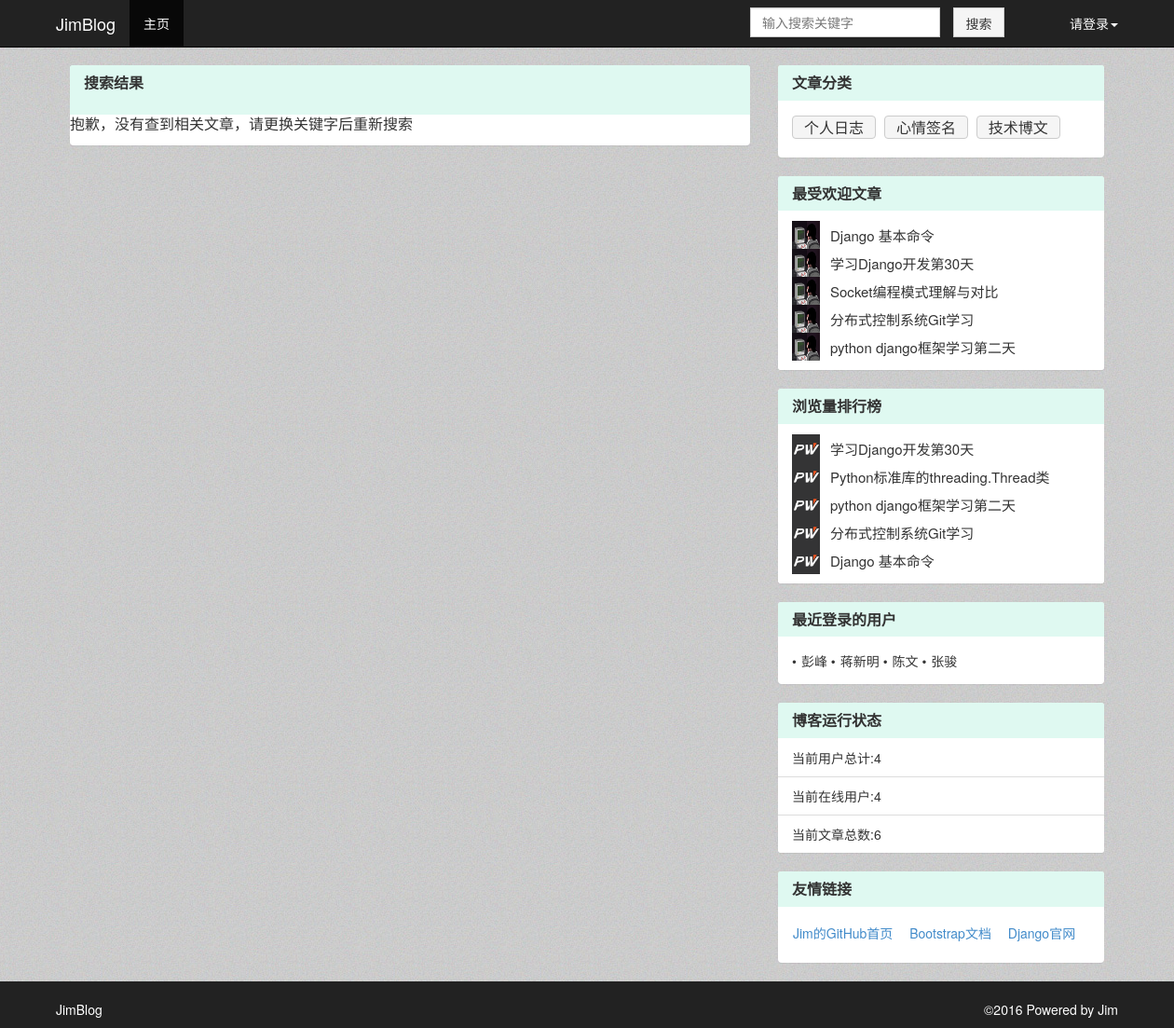
/article_search/, run on an earlier commit of the app's database.
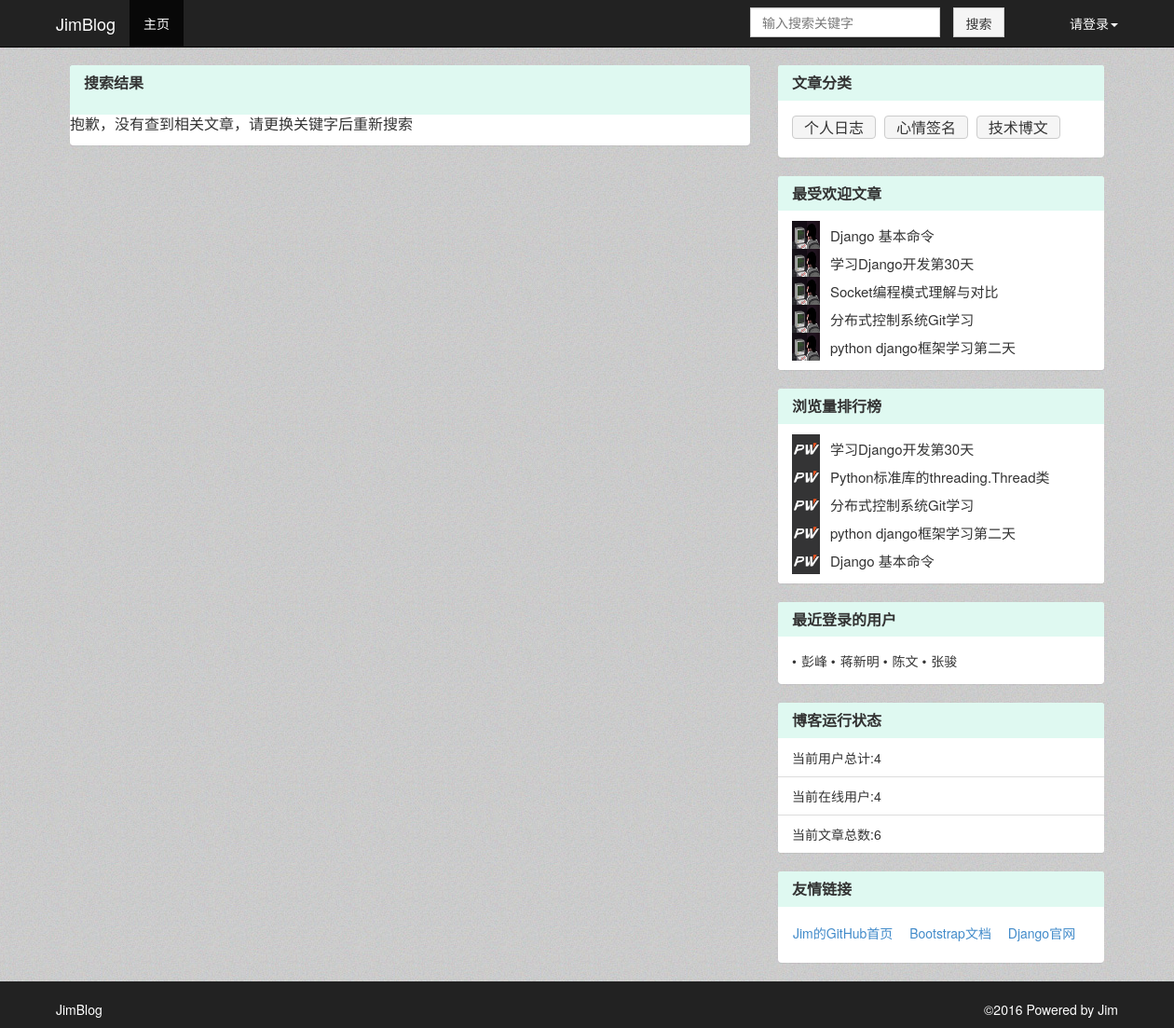
And on a later commit of the database.
### BlogDemo/models.py (models this page shows, shortened)
class Category(models.Model):
	name = models.CharField(u'类名',max_length=20)
	create_time = models.DateTimeField(u'创建时间',auto_now_add=True)
	last_modified_time = models.DateTimeField(u'最后修改时间',auto_now = True)
	class Meta():
		ordering = ['-last_modified_time']

class Article(models.Model):
	status_choice=(
		('d','draft'),
		('p','Published')
	)
	title = models.CharField(u'标题',max_length=70)
	body = models.TextField(u'正文')
	create_time = models.DateTimeField(u'创建时间',auto_now_add=True)
	last_modified_time = models.DateTimeField(u'最后修改时间',auto_now = True)
	status = models.CharField(u'文章状态',max_length=1,choices = status_choice)
	abstract = models.CharField(u'文章摘要',max_length=54,blank=True,null=True,help_text=u'可选，如若为空将摘取正文的前54个字符')
	views = models.PositiveIntegerField(u'浏览量',default=0)
	likes = models.PositiveIntegerField(u'点赞数',default=0)
	likes_user = models.ManyToManyField('User',verbose_name=u'点赞人',null=True,related_name='user_hit_likes')
	topped = models.BooleanField(u'置顶',default=False)
	auther = models.ForeignKey('User',verbose_name = u'作者',null=True,on_delete = models.SET_NULL)
	category = models.ForeignKey('Category',verbose_name=u'分类',null=True,on_delete = models.SET_NULL)
	class Meta:
		ordering = ['-last_modified_time']

class User(models.Model):
	user_status=(
		('invisible',u'隐身'),
		('online',u'在线'),
		('offline',u'离线')
	)
	name = models.CharField(u'用户名',max_length=20)
	passwd = models.CharField(u'密码',max_length=20,null = True)
	email = models.EmailField(u'邮箱地址',max_length=256,default='jimforit@163.com')
	status = models.CharField(u'状态',max_length=10,choices = user_status,default='online')
	last_login_time = models.DateTimeField(u'最后一次登录时间',auto_now = True)
	class Meta():
		ordering = ['last_login_time']

### BlogDemo/views.py (the view)
# urls.py: url(r'^article_search/', article_search,name='article_search_page'),
def article_search(request):
	new_comment_list = []
	article_list = []
	keywords = request.GET.get('search_key')
	for article in Article.objects.all():
		title_data = ';'.join(jieba.cut(article.title,cut_all=True))
		title_data_list = title_data.split(';')
		content_data = ';'.join(jieba.cut(article.body,cut_all=True))
		content_data_list = content_data.split(';')
		if keywords in content_data_list or keywords in title_data_list:
			article_list.append(article)
	try:
		user_name = request.session["username"]
		user = User.objects.get(name = user_name)
		new_comment_list = Comment.objects.filter(comment_reminder=user,comment_status="N")
	except:
		pass
	comment_count_user = len(new_comment_list)
	category_list = Category.objects.all().order_by('name')
	popular_article = Article.objects.all().order_by('-likes')[:5]
	views_article = Article.objects.all().order_by('views')[:5]
	user_count = User.objects.all().count()
	article_count = Article.objects.all().count()
	latest_login_user = User.objects.all().order_by('-last_login_time')[:5]
	return render(request,"search_list.html",{"comment_list_user":new_comment_list,"comment_count_user":comment_count_user,\
			"latest_login_user":latest_login_user,"user_count":user_count,"article_count":article_count,\
			"category_list":category_list,"popular_article":popular_article,"views_article":views_article,"article_list":article_list})

### BlogDemo/templatetags/paginate_tags.py (called while the page is built)
def get_right(current_page, right, num_pages):
    if current_page == num_pages:
        return []
    return [i + 1 for i in range(current_page, current_page + right - 1) if i < num_pages - 1]

### BlogDemo/templates/search_list.html (shortened to what the changed rows need)
{% extends "top.html"%}
{%block page-content%}
    <div id="wrap">
        <div class="container" id="main">
	{% load paginate_tags %}
            <div class="col-md-4" id="right">
    <div class="panel panel-default panel-amend">
    <div class="panel-body">
        {%for category in category_list%}
            <a class="btn btn-default category_btn" href="{% url 'category_article_page' category.pk %}">{{category.name}}</a>
		{%endfor%}
    </div>
</div>
    <div class="panel panel-default panel-amend">
    <ul class="list-group">
                <li class="list-group-item">
				{%for article in popular_article%}
                    <div class="row row_min_height">
                        <a href="http://www.aeflt.net/user/center/display/?uid=1" class="recommend_topic"><img class="recommend_topic_img" src="../static/7c93baa4-056c-11e6-8212-000c2919e245.jpg" title="admin"></a>
                        <div class="recommend_topic_list">
                            <a href="{% url 'article_detail_page' article.pk %}" title="{{article.name}}">{{article.title}}</a>
                        </div>
                    </div>
				{%endfor%}
                </li>
    </ul>
</div>
    <div class="panel panel-default panel-amend">
     <ul class="list-group">
            <li class="list-group-item">
			{%for article in views_article%}
                <div class="row row_min_height">
                    <a href="http://www.aeflt.net/user/center/display/?uid=8" class="hot_topic"><img class="hot_topic_img" src="../static/default.jpg" title="潭州助理老师  瑾萱"></a>
                    <div class="hot_topic_list">
                        <a href="{% url 'article_detail_page' article.pk %}" title="{{article.title}}">{{article.title}}</a>
                    </div>
                </div>
			{%endfor%}
            </li>
    </ul>
</div>
    <div class="panel panel-default panel-amend">
    <div class="panel-body">
	{%for users in latest_login_user%}
		<span class="list-username">{{users.name}}</span>
	{%endfor%}
    </div>
</div>
            </div>
        </div>
    </div>
{%endblock%}

What changed in the data, as far as the page shows it:
changed Article "分布式控制系统Git学习": moves up the list
